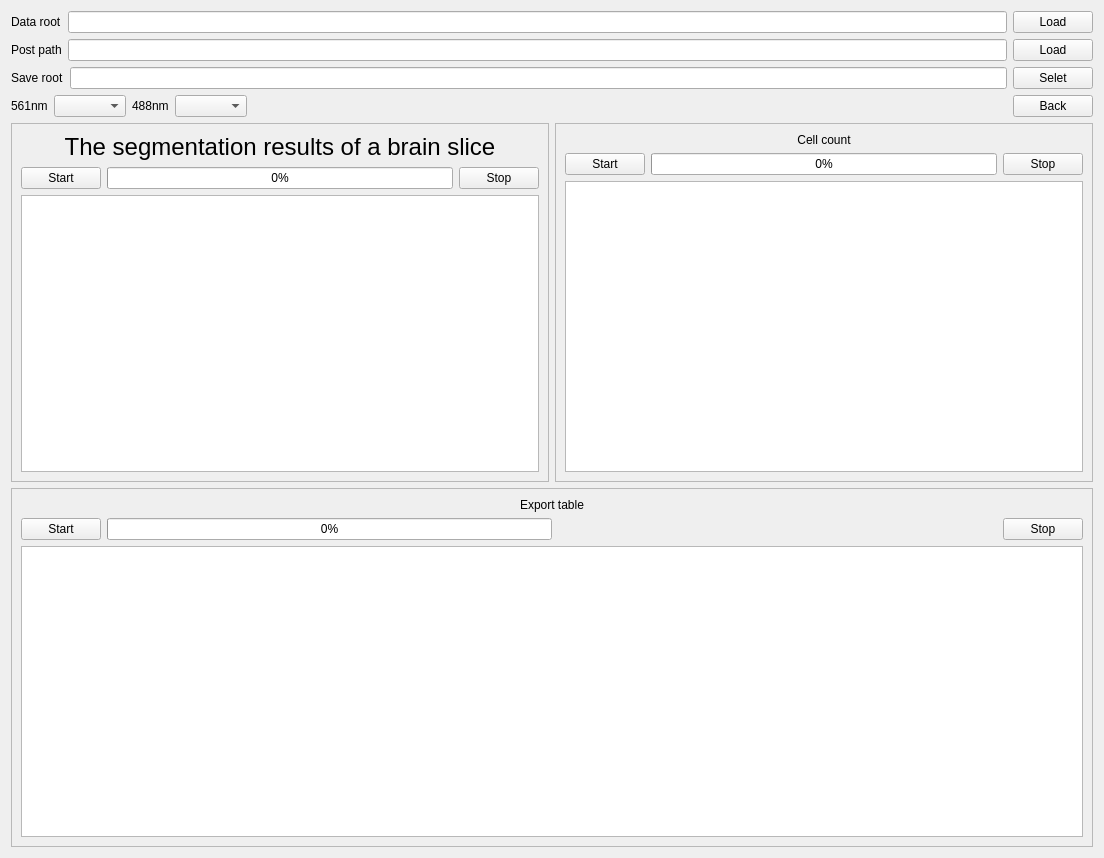
<?xml version="1.0" encoding="UTF-8"?>
<ui version="4.0">
 <class>Analysis</class>
 <widget class="QWidget" name="Analysis">
  <property name="geometry">
   <rect>
    <x>0</x>
    <y>0</y>
    <width>1104</width>
    <height>858</height>
   </rect>
  </property>
  <property name="windowTitle">
   <string>Analysis</string>
  </property>
  <property name="styleSheet">
   <string notr="true">*{
	font: 12pt &quot;Arial&quot;;
}</string>
  </property>
  <layout class="QVBoxLayout" name="verticalLayout_8">
   <item>
    <layout class="QVBoxLayout" name="verticalLayout_7">
     <item>
      <layout class="QHBoxLayout" name="horizontalLayout">
       <item>
        <widget class="QLabel" name="label">
         <property name="text">
          <string>Data root</string>
         </property>
        </widget>
       </item>
       <item>
        <widget class="QLineEdit" name="DataRootLine"/>
       </item>
       <item>
        <widget class="QPushButton" name="LoadData">
         <property name="text">
          <string>Load</string>
         </property>
        </widget>
       </item>
      </layout>
     </item>
     <item>
      <layout class="QHBoxLayout" name="horizontalLayout_3">
       <item>
        <widget class="QLabel" name="label_3">
         <property name="text">
          <string>Post path</string>
         </property>
        </widget>
       </item>
       <item>
        <widget class="QLineEdit" name="PostPathLine"/>
       </item>
       <item>
        <widget class="QPushButton" name="LoadPost">
         <property name="text">
          <string>Load</string>
         </property>
        </widget>
       </item>
      </layout>
     </item>
     <item>
      <layout class="QHBoxLayout" name="horizontalLayout_2">
       <item>
        <widget class="QLabel" name="label_2">
         <property name="text">
          <string>Save root</string>
         </property>
        </widget>
       </item>
       <item>
        <widget class="QLineEdit" name="SaveRootLine"/>
       </item>
       <item>
        <widget class="QPushButton" name="SeletSave">
         <property name="text">
          <string>Selet</string>
         </property>
        </widget>
       </item>
      </layout>
     </item>
     <item>
      <layout class="QHBoxLayout" name="horizontalLayout_4">
       <item>
        <widget class="QLabel" name="label_4">
         <property name="text">
          <string>561nm</string>
         </property>
        </widget>
       </item>
       <item>
        <widget class="QComboBox" name="comboBox561"/>
       </item>
       <item>
        <widget class="QLabel" name="label_5">
         <property name="text">
          <string>488nm</string>
         </property>
        </widget>
       </item>
       <item>
        <widget class="QComboBox" name="comboBox488"/>
       </item>
       <item>
        <spacer name="horizontalSpacer">
         <property name="orientation">
          <enum>Qt::Horizontal</enum>
         </property>
         <property name="sizeHint" stdset="0">
          <size>
           <width>40</width>
           <height>20</height>
          </size>
         </property>
        </spacer>
       </item>
       <item>
        <widget class="QPushButton" name="Back">
         <property name="text">
          <string>Back</string>
         </property>
        </widget>
       </item>
      </layout>
     </item>
     <item>
      <layout class="QHBoxLayout" name="horizontalLayout_7">
       <item>
        <widget class="QFrame" name="frame">
         <property name="frameShape">
          <enum>QFrame::StyledPanel</enum>
         </property>
         <property name="frameShadow">
          <enum>QFrame::Raised</enum>
         </property>
         <layout class="QVBoxLayout" name="verticalLayout_2">
          <item>
           <layout class="QVBoxLayout" name="verticalLayout">
            <item>
             <widget class="QLabel" name="label_6">
              <property name="font">
               <font>
                <family>Arial</family>
                <pointsize>18</pointsize>
                <weight>9</weight>
                <italic>false</italic>
                <bold>false</bold>
               </font>
              </property>
              <property name="styleSheet">
               <string notr="true">#label_6 {
	
	font: 75 18pt &quot;Arial&quot;;
}</string>
              </property>
              <property name="text">
               <string>The segmentation results of a brain slice</string>
              </property>
              <property name="alignment">
               <set>Qt::AlignCenter</set>
              </property>
             </widget>
            </item>
            <item>
             <layout class="QHBoxLayout" name="horizontalLayout_5">
              <item>
               <widget class="QPushButton" name="Start2dto3d">
                <property name="text">
                 <string>Start</string>
                </property>
               </widget>
              </item>
              <item>
               <widget class="QProgressBar" name="progressBar">
                <property name="value">
                 <number>0</number>
                </property>
               </widget>
              </item>
              <item>
               <widget class="QPushButton" name="Stop2dto3d">
                <property name="text">
                 <string>Stop</string>
                </property>
               </widget>
              </item>
             </layout>
            </item>
            <item>
             <widget class="QPlainTextEdit" name="SlicePrintText"/>
            </item>
           </layout>
          </item>
         </layout>
        </widget>
       </item>
       <item>
        <widget class="QFrame" name="frame_2">
         <property name="frameShape">
          <enum>QFrame::StyledPanel</enum>
         </property>
         <property name="frameShadow">
          <enum>QFrame::Raised</enum>
         </property>
         <layout class="QVBoxLayout" name="verticalLayout_4">
          <item>
           <layout class="QVBoxLayout" name="verticalLayout_3">
            <item>
             <widget class="QLabel" name="label_7">
              <property name="styleSheet">
               <string notr="true">#label_7{
	font: 75 18pt &quot;Arial&quot;;
}</string>
              </property>
              <property name="text">
               <string>Cell count</string>
              </property>
              <property name="alignment">
               <set>Qt::AlignCenter</set>
              </property>
             </widget>
            </item>
            <item>
             <layout class="QHBoxLayout" name="horizontalLayout_6">
              <item>
               <widget class="QPushButton" name="StartCellCount">
                <property name="text">
                 <string>Start</string>
                </property>
               </widget>
              </item>
              <item>
               <widget class="QProgressBar" name="progressBar2">
                <property name="value">
                 <number>0</number>
                </property>
               </widget>
              </item>
              <item>
               <widget class="QPushButton" name="StopCellCount">
                <property name="text">
                 <string>Stop</string>
                </property>
               </widget>
              </item>
             </layout>
            </item>
            <item>
             <widget class="QPlainTextEdit" name="CellCountPrintText"/>
            </item>
           </layout>
          </item>
         </layout>
        </widget>
       </item>
      </layout>
     </item>
     <item>
      <widget class="QFrame" name="frame_3">
       <property name="frameShape">
        <enum>QFrame::StyledPanel</enum>
       </property>
       <property name="frameShadow">
        <enum>QFrame::Raised</enum>
       </property>
       <layout class="QVBoxLayout" name="verticalLayout_6">
        <item>
         <layout class="QVBoxLayout" name="verticalLayout_5">
          <item>
           <widget class="QLabel" name="label_8">
            <property name="styleSheet">
             <string notr="true">#label_8{
	font: 75 18pt &quot;Arial&quot;;
}</string>
            </property>
            <property name="text">
             <string>Export table</string>
            </property>
            <property name="alignment">
             <set>Qt::AlignCenter</set>
            </property>
           </widget>
          </item>
          <item>
           <layout class="QHBoxLayout" name="horizontalLayout_8">
            <item>
             <widget class="QPushButton" name="StartExport">
              <property name="text">
               <string>Start</string>
              </property>
             </widget>
            </item>
            <item>
             <widget class="QProgressBar" name="progressBar3">
              <property name="value">
               <number>0</number>
              </property>
             </widget>
            </item>
            <item>
             <spacer name="horizontalSpacer_2">
              <property name="orientation">
               <enum>Qt::Horizontal</enum>
              </property>
              <property name="sizeHint" stdset="0">
               <size>
                <width>40</width>
                <height>20</height>
               </size>
              </property>
             </spacer>
            </item>
            <item>
             <widget class="QPushButton" name="StopExport">
              <property name="text">
               <string>Stop</string>
              </property>
             </widget>
            </item>
           </layout>
          </item>
          <item>
           <widget class="QPlainTextEdit" name="ExportPrintText"/>
          </item>
         </layout>
        </item>
       </layout>
      </widget>
     </item>
    </layout>
   </item>
  </layout>
 </widget>
 <resources/>
 <connections/>
</ui>
